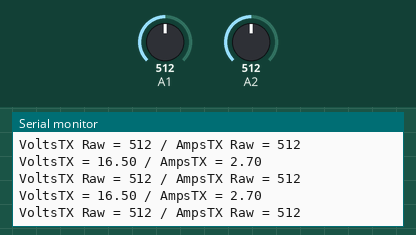
A sketch run on a simulated Arduino Mega 2560, built with avr-gcc and run on an emulated ATmega2560. Shown: the last lines printed to the serial monitor. Inputs (shaded band) come from the test bench; at power-on: A1 = 512, A2 = 512.

Above: at 1.2 s.
1.3 s: A1 set to 419
At 2.4 s:
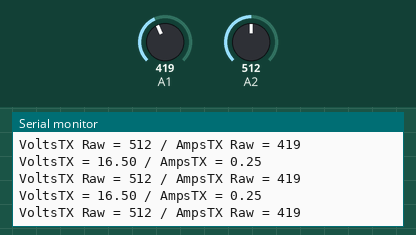
4.3 s: A1 set to 393
At 5.4 s:
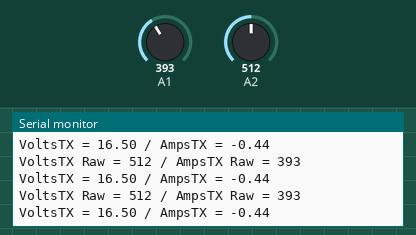
7.3 s: A2 set to 319
At 8.1 s:
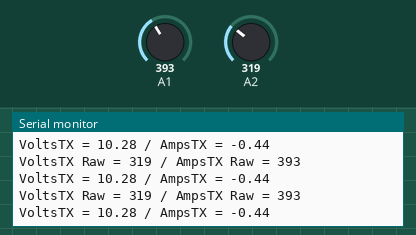
10.3 s: A2 set to 301
At 11.4 s:
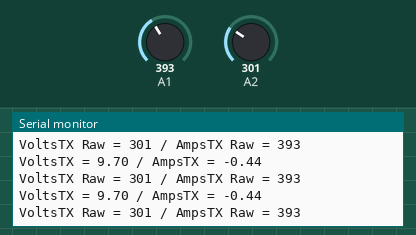
14.8 s: A2 set to 108
At 15.3 s:
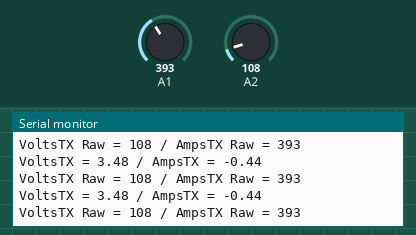
17.8 s: A2 set to 95
At 18.9 s:
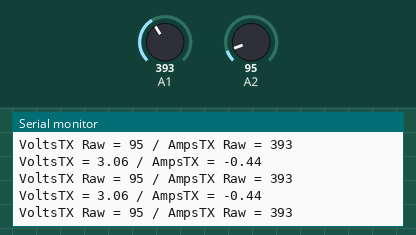
Timing chart, 0 to 20.3 s (numbered marks = the images above; inputs shaded):
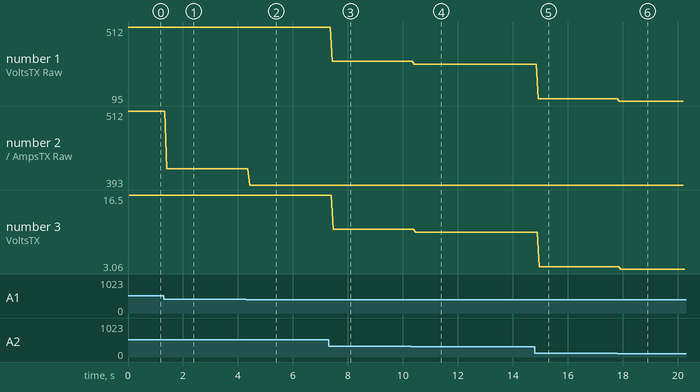

Measured:
- the behaviour switches between 410 and 409 on A1 (found by bisection; images 1 and 2)
- the behaviour switches between 311 and 310 on A2 (found by bisection; images 3 and 4)
- after the input at 1.3 s, the serial monitor: prints a new line after 0.10 s (image 1)
- after the input at 4.3 s, the serial monitor: prints a new line after 0.13 s (image 2)
- after the input at 7.3 s, the serial monitor: prints a new line after 0.13 s (image 3)
- after the input at 10.3 s, the serial monitor: prints a new line after 0.12 s (image 4)
- after the input at 14.8 s, the serial monitor: prints a new line after 0.13 s (image 5)
- after the input at 17.8 s, the serial monitor: prints a new line after 0.08 s (image 6)

The sketch:

Nano_V5.2.1.ino
```cpp
#include <SoftwareSerial.h>


SoftwareSerial mySerial(10, 11);  // RX, TX

//Amp Sensor Variables.
int RawValueAmp= 0;
int RawValueVolt = 0;


// Transmission of the raw sensor values to the Arduino MEGA
float AmpsTX;
float VoltsTX;
bool Test;


void setup(){
 Serial.begin(9600);
 mySerial.begin(9600);
 Test = 0;

 if (Test == 1) {
  RawValueAmp = 510;
  RawValueVolt = 500;
 }
}

void loop(){

 //Read Amp and Volt Raw Number Sensor Values
 if (Test == 0) {
 RawValueAmp = analogRead(A1);
 RawValueVolt = analogRead(A2);
 }

  if (Test == 1 )   {
 RawValueAmp = RawValueAmp + 1;
 if (RawValueAmp > 550) RawValueAmp = 500;
 RawValueVolt = RawValueVolt + 1;
 if (RawValueVolt > 550) RawValueVolt = 500;
  }


 Serial.print("VoltsTX Raw = ");
 Serial.print(RawValueVolt);
 Serial.print(" / ");
 Serial.print("AmpsTX Raw = ");
 Serial.println (RawValueAmp);


 Calculate();
 TX_Volts();
 delay(5);
 TX_Amps();

}
```

TX.ino
```cpp
void TX_Volts()  {
  mySerial.print(VoltsTX);
  mySerial.println("\j");
  Serial.print("VoltsTX = ");
  Serial.print(VoltsTX);
}

void TX_Amps()  {
  mySerial.print(AmpsTX);
  mySerial.println("\q");
  Serial.print(" / ");
  Serial.print("AmpsTX = ");
  Serial.println (AmpsTX);
}
```

Volt_Amp_Calc.ino
```cpp
void Calculate() {


// Calculate Amp Value from Charging Pins
 int mVperAmp = 185;
 int ACSoffset = 2000;
 double VoltageAmp = 0;
 double Amps = 0;
 VoltageAmp = (RawValueAmp / 1024.0) * 5000; // Gets you mV
 AmpsTX =  ((VoltageAmp - ACSoffset) / mVperAmp);


// Calculate Voltage Sensor Value from Battery

 float vout = 0.0;
 float R1 = 42000;
 float R2 = 7500;      // 7500
 vout = (RawValueVolt * 5.0) / 1024.0; // see text
 VoltsTX = vout / (R2/(R1+R2));

}
```
